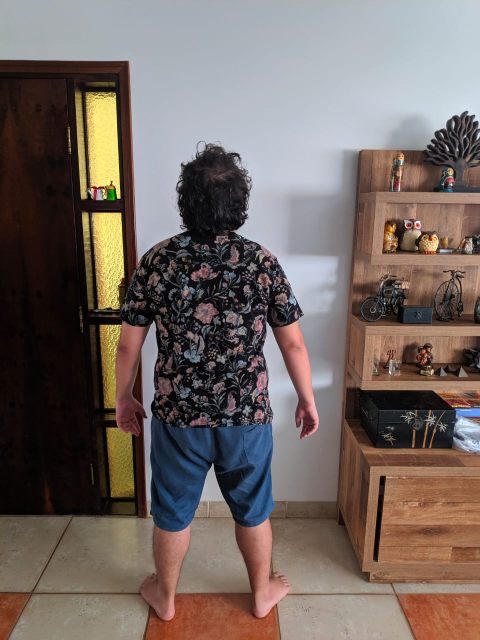
#> input picture test/feliz_back.jpeg, 960 x 1280 px, given in place of 1-feliz_back-seg.png, which was not available (shown at 1/2 size)
$ python -i image_processing.py   (imports and definitions only)   (older library calls are emulated)
#> lines starting #> are read from the running program, lines starting #| are printed output that depends on the picture; after the words box and inside, x2 and y2 are one past the last pixel; in counts of white or black regions, pixels touching at a corner belong together; pictures that were not available may be replaced by others from this repository, and a replacement may not be noted
import cv2
import imageio
import imutils
import numpy as np
import matplotlib.pyplot as plt
from PIL import Image
import re
from sklearn.cluster import MiniBatchKMeans

class ImageProcessor:

	def __init__(self,filename):
		self.image_id = self.get_id(filename)
		self.resolutions = {'AnimalCrossing':{
								'Tank Top':{
									'front':(32,32),
									'back':(32,32)},
								'T-Shirt':{
									'front':(32,32),
									'back':(32,32),
									'left':(22,13),
									'right':(22,13)},
								'Long-Sleeve':{
									'front':(32,32),
									'back':(32,32),
									'left':(22,22),
									'right':(22,22)}
								}
							}
		self.cloth_type = None
		self.side = None

	def get_id(self,filename):
		m = re.search('/(.+?)\.', filename)
		if m:
			image_id = m.group(1)
			print('Image id:',image_id)
			return image_id
		else:
			print('IDError: id match find error.\nPattern not found in',filename,'.')
			exit(1)

	def prep_run(self):
		# a. removing the transparent pixels
		print('- Removing Transparency')
		self.remove_transparency()

		# b. contouring the image
		print('- Contouring')
		img, contour, hierarchy, max_area_contour = self.contour()

		# c. removing the area outside of contour
		print('- Removing Small Contours')
		self.remove_small_contours(img,contour,hierarchy, max_area_contour)

	def remove_transparency(self):
		image = Image.open("results/1-"+self.image_id+"-seg.png")
#> image is the input picture: PIL image 960x1280 RGB; mean R, G, B 115.8, 104, 98.9
		image.convert("RGBA") # Convert this to RGBA if possible

		if image.mode == "RGBA":
			# - loading the pixel data
			pixel_data = image.load()
			for y in range(image.size[1]):
				for x in range(image.size[0]):
					# - if it's opaque, fill white
					if pixel_data[x, y][3] < 0.9*255:
						pixel_data[x, y] = (255, 255, 255, 255)

		image.save('results/2-'+self.image_id+'-notransparent.png')
		image.close()

	def contour(self):
		image = Image.open("results/2-"+self.image_id+"-notransparent.png")
		img = cv2.cvtColor(np.array(image), cv2.COLOR_BGR2RGB)
		edges = cv2.Canny(img, 10, 100)
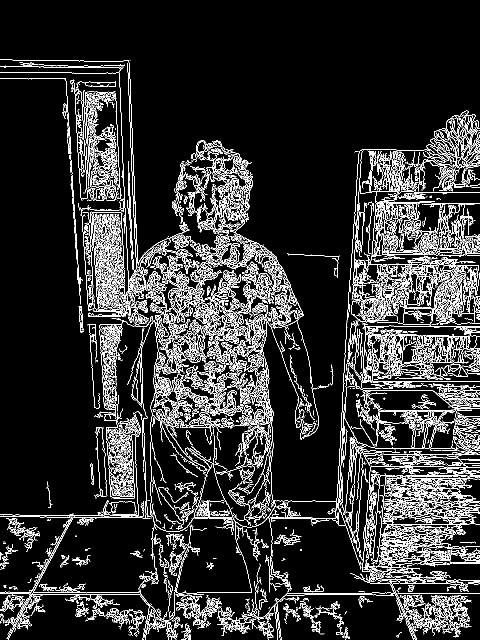
#> edges: shape (1280, 960) (shown at 1/2 size); 11.6% white in thin lines or dots

		kernel = cv2.getStructuringElement(cv2.MORPH_ELLIPSE, (5, 5))
		dilated = cv2.dilate(edges,kernel,iterations = 1)
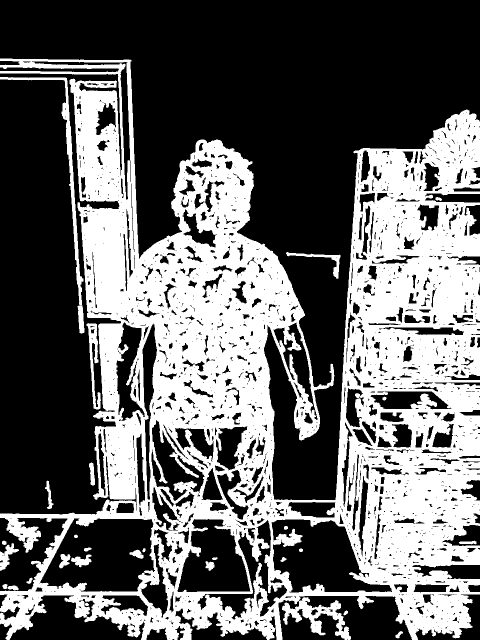
#> dilated: shape (1280, 960) (shown at 1/2 size); 39.9% white; 28 white regions

		cimg, contours, hierarchy = cv2.findContours(dilated.copy(),  cv2.RETR_TREE, cv2.CHAIN_APPROX_SIMPLE)
#> contours = 1960 contours, 1362 with area under 20; largest, box (x1, y1, x2, y2) and area: (0, 117, 960, 1280) 655194, (79, 1036, 311, 1185) 26008, (542, 1038, 785, 1186) 21188, (354, 1037, 502, 1185) 14826, (394, 1039, 575, 1240) 8065
		max_area, max_area_contour = 0, -1
		for i,contour in enumerate(contours):
			if hierarchy[0][i][3] == -1:
				area = cv2.contourArea(contour)
				if area > 1000.0:
					if max_area < area:
						max_area = area
						max_area_contour = i
					cv2.drawContours(img, contours, i, (0,255,255), 0)
#> this loop made 1960 passes
#> area on passes 15, 22, 25: 1549, 4040.5, 655193.5
#> area on passes 1 to 6: 87, 44, 126.5, 66, 62, 756.5
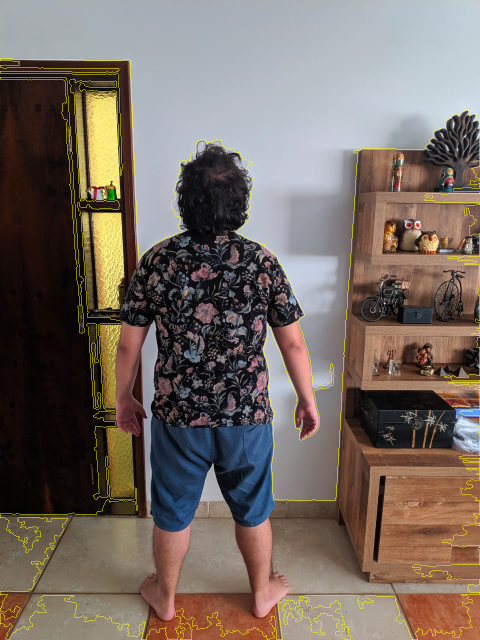
#> img: shape (1280, 960, 3) (shown at 1/2 size); mean B, G, R 97.8, 106.2, 117.7
#> after the loop, max_area = 655193.5; max_area_contour = 24
#> in prep_run, `img, contour, hierarchy, max_area_contour = self.contour()`: contour has the same summary as contours in contour

		cv2.imwrite('results/3-'+self.image_id+'-contured.png', img)
		image.close()
		return img, contours, hierarchy, max_area_contour

	def remove_small_contours(self,img,contours,hierarchy, max_area_contour):
#> called with hierarchy = array of shape (1, 1960, 4), max_area_contour = 24
		mask = np.zeros(img.shape, np.uint8)
		for i in range(len(contours)):
			if i != max_area_contour and hierarchy[0][i][3] == -1:
				cv2.drawContours(mask, contours, i, (255,255,255,255), -1)
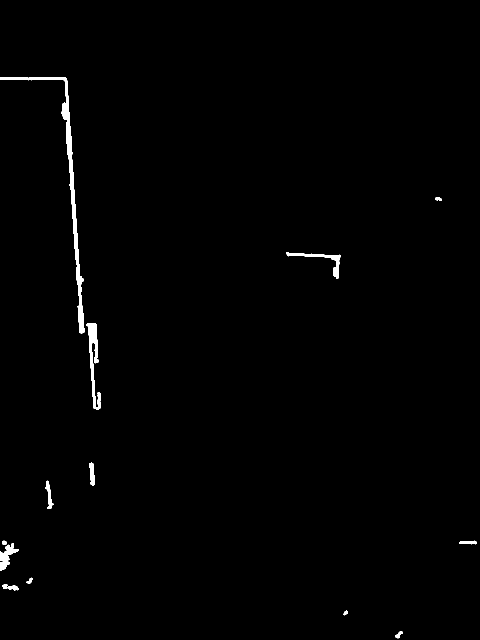
#> mask: shape (1280, 960, 3) (shown at 1/2 size); 0.8% white; 14 white regions, largest, box (x1, y1, x2, y2) and area: (0, 154, 169, 667) 4703, (173, 646, 202, 819) 1813, (572, 504, 681, 558) 948
		prep = cv2.add(img, mask)

		cv2.imwrite("results/4-"+self.image_id+"-prep.png", prep)

	# [84 lines left out: functions click_and_crop, remove_perspective, filter, resize, color_mapping, not called in this run]

>>> result = ImageProcessor('test/feliz_back.jpeg').prep_run()

$ run again, on test/feliz_front.jpeg
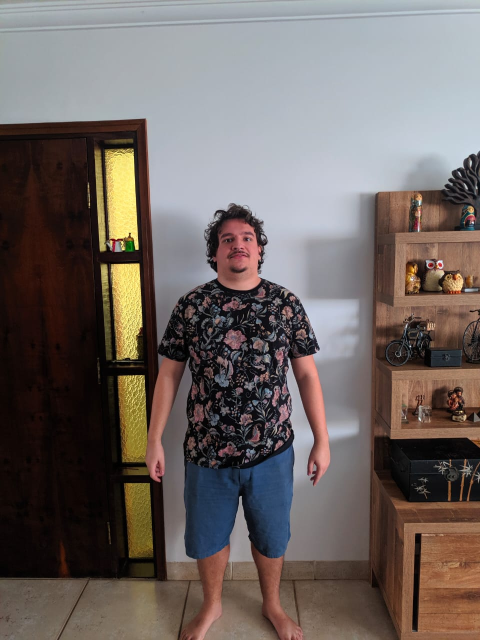
#> input picture test/feliz_front.jpeg, 960 x 1280 px, given in place of 1-feliz_front-seg.png, which was not available (shown at 1/2 size)
#> in remove_transparency, image is the input picture: PIL image 960x1280 RGB; mean R, G, B 111.1, 101.9, 98.5
#> edges: shape (1280, 960); 9.2% white in thin lines or dots
#> dilated: shape (1280, 960); 32.3% white; 22 white regions
#> contours = 1463 contours, 1038 with area under 20; largest, box (x1, y1, x2, y2) and area: (0, 235, 960, 1280) 481944, (369, 926, 478, 1117) 15007, (478, 896, 585, 1107) 13540, (324, 729, 391, 1123) 12943, (0, 15, 960, 68) 12754
#> the loop in contour, `for i,contour in enumerate(contours):` made 1463 passes
#> area on passes 5, 7, 14, 38: 1101.5, 1389.5, 3460.5, 481944.5
#> after the loop in contour, `for i,contour in enumerate(contours):`:
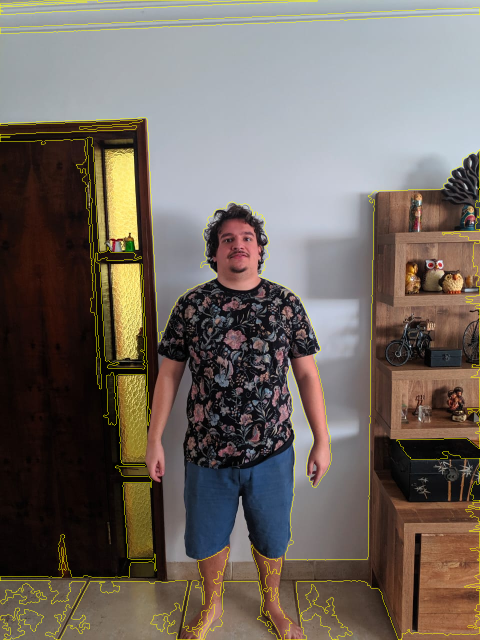
#> img: shape (1280, 960, 3) (shown at 1/2 size); mean B, G, R 97, 104.6, 113.5
#> after the loop in contour, `for i,contour in enumerate(contours):`: max_area = 481944.5; max_area_contour = 37
#> in prep_run, `img, contour, hierarchy, max_area_contour = self.contour()`: contour has the same summary as contours in contour
#> in remove_small_contours, `prep = cv2.add(img, mask)`:
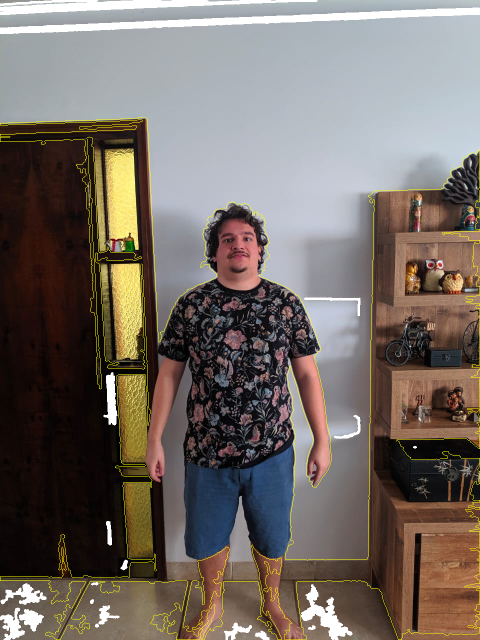
#> prep: shape (1280, 960, 3) (shown at 1/2 size); mean B, G, R 101.1, 107.5, 116.5

$ run again, on test/feliz_left.jpeg
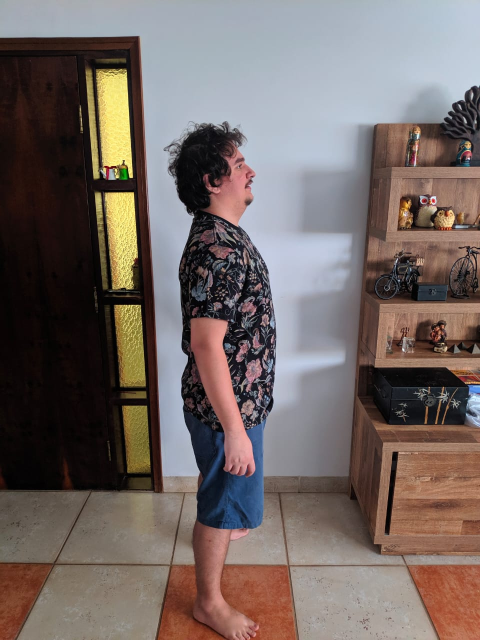
#> input picture test/feliz_left.jpeg, 960 x 1280 px, given in place of 1-feliz_left-seg.png, which was not available (shown at 1/2 size)
#> in remove_transparency, image is the input picture: PIL image 960x1280 RGB; mean R, G, B 115.6, 103.9, 100.2
#> edges: shape (1280, 960); 11.3% white in thin lines or dots
#> dilated: shape (1280, 960); 38.4% white; 37 white regions
#> contours = 1781 contours, 1281 with area under 20; largest, box (x1, y1, x2, y2) and area: (0, 70, 960, 1280) 595342, (122, 985, 359, 1128) 23063, (562, 988, 807, 1129) 18452, (382, 636, 509, 943) 14662, (225, 607, 294, 779) 9660
#> the loop in contour, `for i,contour in enumerate(contours):` made 1781 passes
#> area on passes 12, 20, 35, 51, 83: 1044, 1754, 4322.5, 9659.5, 595342.5
#> after the loop in contour, `for i,contour in enumerate(contours):`:
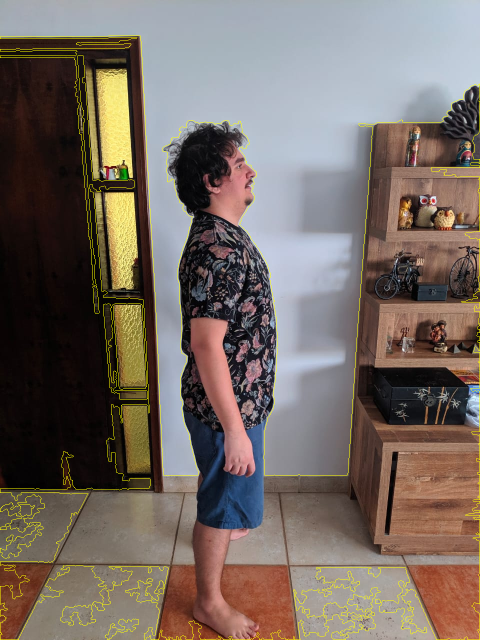
#> img: shape (1280, 960, 3) (shown at 1/2 size); mean B, G, R 98.8, 106.3, 117.8
#> after the loop in contour, `for i,contour in enumerate(contours):`: max_area = 595342.5; max_area_contour = 82
#> in prep_run, `img, contour, hierarchy, max_area_contour = self.contour()`: contour has the same summary as contours in contour
#> in remove_small_contours, `prep = cv2.add(img, mask)`:
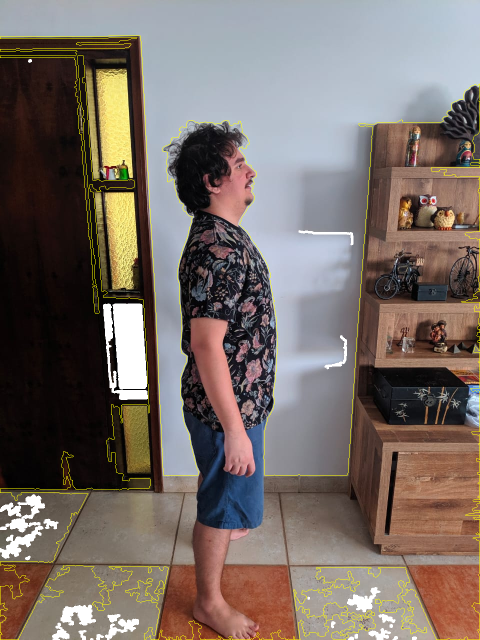
#> prep: shape (1280, 960, 3) (shown at 1/2 size); mean B, G, R 102.7, 109, 120.2

$ run again, on test/feliz_right.jpeg
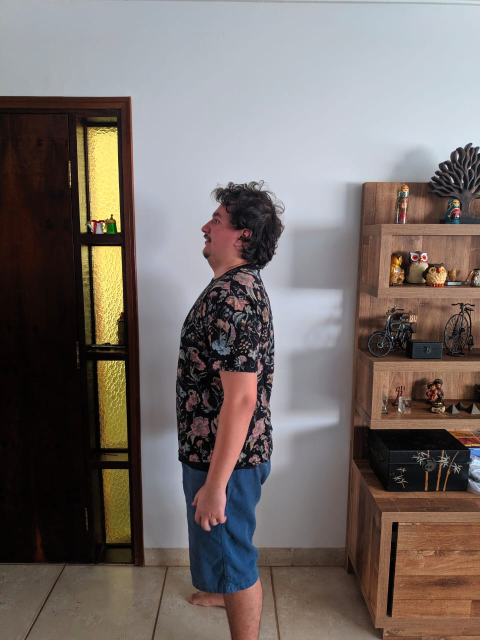
#> input picture test/feliz_right.jpeg, 960 x 1280 px, given in place of 1-feliz_right-seg.png, which was not available (shown at 1/2 size)
#> in remove_transparency, image is the input picture: PIL image 960x1280 RGB; mean R, G, B 117.3, 108.4, 105
#> edges: shape (1280, 960); 9.6% white in thin lines or dots
#> dilated: shape (1280, 960); 32.9% white; 26 white regions
#> contours = 1514 contours, 1084 with area under 20; largest, box (x1, y1, x2, y2) and area: (0, 190, 960, 1280) 476228, (391, 743, 514, 1048) 13950, (192, 719, 258, 901) 10661, (707, 852, 935, 977) 10104, (365, 928, 446, 1174) 8822
#> the loop in contour, `for i,contour in enumerate(contours):` made 1514 passes
#> area on passes 7, 35, 75: 2161, 10661, 476228
#> after the loop in contour, `for i,contour in enumerate(contours):`:
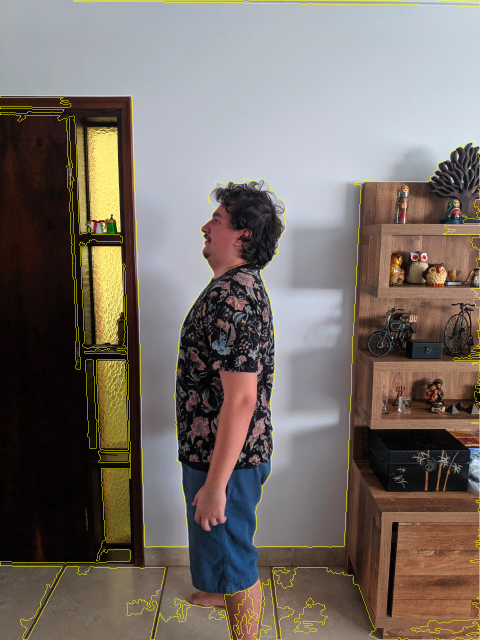
#> img: shape (1280, 960, 3) (shown at 1/2 size); mean B, G, R 103.8, 110.6, 119.4
#> after the loop in contour, `for i,contour in enumerate(contours):`: max_area = 476228; max_area_contour = 74
#> in prep_run, `img, contour, hierarchy, max_area_contour = self.contour()`: contour has the same summary as contours in contour
#> in remove_small_contours, `prep = cv2.add(img, mask)`:
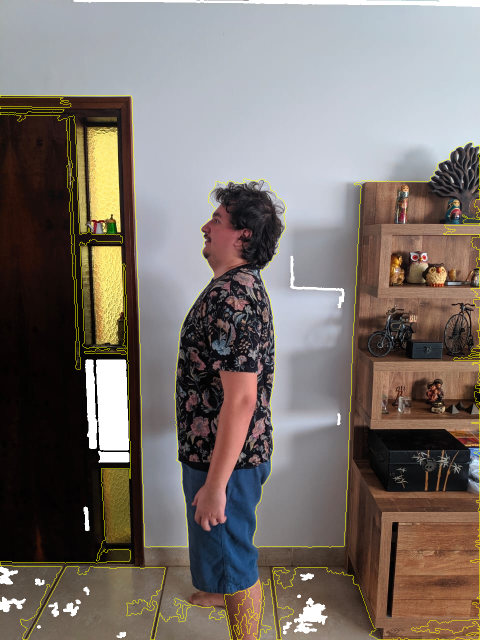
#> prep: shape (1280, 960, 3) (shown at 1/2 size); mean B, G, R 108.1, 113.6, 122.2
